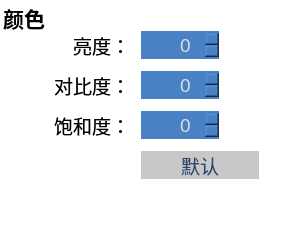
     <widget class="QGroupBox" name="coloradjustgroupBox">
      <property name="geometry">
       <rect>
        <x>330</x>
        <y>270</y>
        <width>291</width>
        <height>241</height>
       </rect>
      </property>
      <property name="font">
       <font>
        <family>Tahoma</family>
        <pointsize>16</pointsize>
        <weight>75</weight>
        <bold>true</bold>
       </font>
      </property>
      <property name="styleSheet">
       <string notr="true">background: transparent;
border: 1 solid rgb(255,255,255);</string>
      </property>
      <property name="title">
       <string>颜色</string>
      </property>
      <widget class="QLabel" name="colorbrightnesslabel">
       <property name="geometry">
        <rect>
         <x>9</x>
         <y>30</y>
         <width>121</width>
         <height>30</height>
        </rect>
       </property>
       <property name="font">
        <font>
         <family>Tahoma</family>
         <pointsize>14</pointsize>
        </font>
       </property>
       <property name="styleSheet">
        <string notr="true">background: transparent;
border: 0;</string>
       </property>
       <property name="text">
        <string>亮度：</string>
       </property>
       <property name="alignment">
        <set>Qt::AlignRight|Qt::AlignTrailing|Qt::AlignVCenter</set>
       </property>
      </widget>
      <widget class="QLabel" name="colorcontrastlabel">
       <property name="geometry">
        <rect>
         <x>9</x>
         <y>70</y>
         <width>121</width>
         <height>30</height>
        </rect>
       </property>
       <property name="font">
        <font>
         <family>Tahoma</family>
         <pointsize>14</pointsize>
        </font>
       </property>
       <property name="styleSheet">
        <string notr="true">background: transparent;
border: 0;</string>
       </property>
       <property name="text">
        <string>对比度：</string>
       </property>
       <property name="alignment">
        <set>Qt::AlignRight|Qt::AlignTrailing|Qt::AlignVCenter</set>
       </property>
      </widget>
      <widget class="QLabel" name="colorsaturationlabel">
       <property name="geometry">
        <rect>
         <x>9</x>
         <y>110</y>
         <width>121</width>
         <height>30</height>
        </rect>
       </property>
       <property name="font">
        <font>
         <family>Tahoma</family>
         <pointsize>14</pointsize>
        </font>
       </property>
       <property name="styleSheet">
        <string notr="true">background: transparent;
border: 0;</string>
       </property>
       <property name="text">
        <string>饱和度：</string>
       </property>
       <property name="alignment">
        <set>Qt::AlignRight|Qt::AlignTrailing|Qt::AlignVCenter</set>
       </property>
      </widget>
      <widget class="QSpinBox" name="colorbrightnessspinBox">
       <property name="enabled">
        <bool>true</bool>
       </property>
       <property name="geometry">
        <rect>
         <x>140</x>
         <y>30</y>
         <width>80</width>
         <height>30</height>
        </rect>
       </property>
       <property name="font">
        <font>
         <family>Tahoma</family>
         <pointsize>14</pointsize>
        </font>
       </property>
       <property name="cursor">
        <cursorShape>PointingHandCursor</cursorShape>
       </property>
       <property name="contextMenuPolicy">
        <enum>Qt::NoContextMenu</enum>
       </property>
       <property name="styleSheet">
        <string notr="true">background: rgb(72, 130, 197);
color: rgb(220, 220, 220);
padding-left: 10; padding-right:10;</string>
       </property>
       <property name="alignment">
        <set>Qt::AlignRight|Qt::AlignTrailing|Qt::AlignVCenter</set>
       </property>
       <property name="minimum">
        <number>0</number>
       </property>
       <property name="maximum">
        <number>255</number>
       </property>
      </widget>
      <widget class="QSpinBox" name="colorcontrastspinBox">
       <property name="enabled">
        <bool>true</bool>
       </property>
       <property name="geometry">
        <rect>
         <x>140</x>
         <y>70</y>
         <width>80</width>
         <height>30</height>
        </rect>
       </property>
       <property name="font">
        <font>
         <family>Tahoma</family>
         <pointsize>14</pointsize>
        </font>
       </property>
       <property name="cursor">
        <cursorShape>PointingHandCursor</cursorShape>
       </property>
       <property name="contextMenuPolicy">
        <enum>Qt::NoContextMenu</enum>
       </property>
       <property name="styleSheet">
        <string notr="true">background: rgb(72, 130, 197);
color: rgb(220, 220, 220);
padding-left: 10; padding-right:10;</string>
       </property>
       <property name="alignment">
        <set>Qt::AlignRight|Qt::AlignTrailing|Qt::AlignVCenter</set>
       </property>
       <property name="minimum">
        <number>0</number>
       </property>
       <property name="maximum">
        <number>255</number>
       </property>
      </widget>
      <widget class="QSpinBox" name="colorsaturationspinBox">
       <property name="enabled">
        <bool>true</bool>
       </property>
       <property name="geometry">
        <rect>
         <x>140</x>
         <y>110</y>
         <width>80</width>
         <height>30</height>
        </rect>
       </property>
       <property name="font">
        <font>
         <family>Tahoma</family>
         <pointsize>14</pointsize>
        </font>
       </property>
       <property name="cursor">
        <cursorShape>PointingHandCursor</cursorShape>
       </property>
       <property name="contextMenuPolicy">
        <enum>Qt::NoContextMenu</enum>
       </property>
       <property name="styleSheet">
        <string notr="true">background: rgb(72, 130, 197);
color: rgb(220, 220, 220);
padding-left: 10; padding-right:10;</string>
       </property>
       <property name="alignment">
        <set>Qt::AlignRight|Qt::AlignTrailing|Qt::AlignVCenter</set>
       </property>
       <property name="minimum">
        <number>0</number>
       </property>
       <property name="maximum">
        <number>255</number>
       </property>
      </widget>
      <widget class="QPushButton" name="colordefaultpushButton">
       <property name="enabled">
        <bool>true</bool>
       </property>
       <property name="geometry">
        <rect>
         <x>140</x>
         <y>150</y>
         <width>120</width>
         <height>30</height>
        </rect>
       </property>
       <property name="font">
        <font>
         <family>Tahoma</family>
         <pointsize>14</pointsize>
        </font>
       </property>
       <property name="cursor">
        <cursorShape>PointingHandCursor</cursorShape>
       </property>
       <property name="styleSheet">
        <string notr="true">background: rgb(200,200,200);
color: rgb(40,72,110);</string>
       </property>
       <property name="text">
        <string>默认</string>
       </property>
      </widget>
      <widget class="QPushButton" name="colorbrightnessvirtualkeypushButton">
       <property name="enabled">
        <bool>true</bool>
       </property>
       <property name="geometry">
        <rect>
         <x>230</x>
         <y>30</y>
         <width>30</width>
         <height>30</height>
        </rect>
       </property>
       <property name="cursor">
        <cursorShape>PointingHandCursor</cursorShape>
       </property>
       <property name="autoFillBackground">
        <bool>false</bool>
       </property>
       <property name="text">
        <string/>
       </property>
       <property name="icon">
        <iconset resource="dvr_main.qrc">
         <normaloff>:/skin/login_vkeyboard_btn.bmp</normaloff>:/skin/login_vkeyboard_btn.bmp</iconset>
       </property>
       <property name="iconSize">
        <size>
         <width>30</width>
         <height>30</height>
        </size>
       </property>
      </widget>
      <widget class="QPushButton" name="colorcontrastvirtualkeypushButton">
       <property name="enabled">
        <bool>true</bool>
       </property>
       <property name="geometry">
        <rect>
         <x>230</x>
         <y>70</y>
         <width>30</width>
         <height>30</height>
        </rect>
       </property>
       <property name="cursor">
        <cursorShape>PointingHandCursor</cursorShape>
       </property>
       <property name="autoFillBackground">
        <bool>false</bool>
       </property>
       <property name="text">
        <string/>
       </property>
       <property name="icon">
        <iconset resource="dvr_main.qrc">
         <normaloff>:/skin/login_vkeyboard_btn.bmp</normaloff>:/skin/login_vkeyboard_btn.bmp</iconset>
       </property>
       <property name="iconSize">
        <size>
         <width>30</width>
         <height>30</height>
        </size>
       </property>
      </widget>
      <widget class="QPushButton" name="colorsaturationvirtualkeypushButton">
       <property name="enabled">
        <bool>true</bool>
       </property>
       <property name="geometry">
        <rect>
         <x>230</x>
         <y>110</y>
         <width>30</width>
         <height>30</height>
        </rect>
       </property>
       <property name="cursor">
        <cursorShape>PointingHandCursor</cursorShape>
       </property>
       <property name="autoFillBackground">
        <bool>false</bool>
       </property>
       <property name="text">
        <string/>
       </property>
       <property name="icon">
        <iconset resource="dvr_main.qrc">
         <normaloff>:/skin/login_vkeyboard_btn.bmp</normaloff>:/skin/login_vkeyboard_btn.bmp</iconset>
       </property>
       <property name="iconSize">
        <size>
         <width>30</width>
         <height>30</height>
        </size>
       </property>
      </widget>
     </widget>
